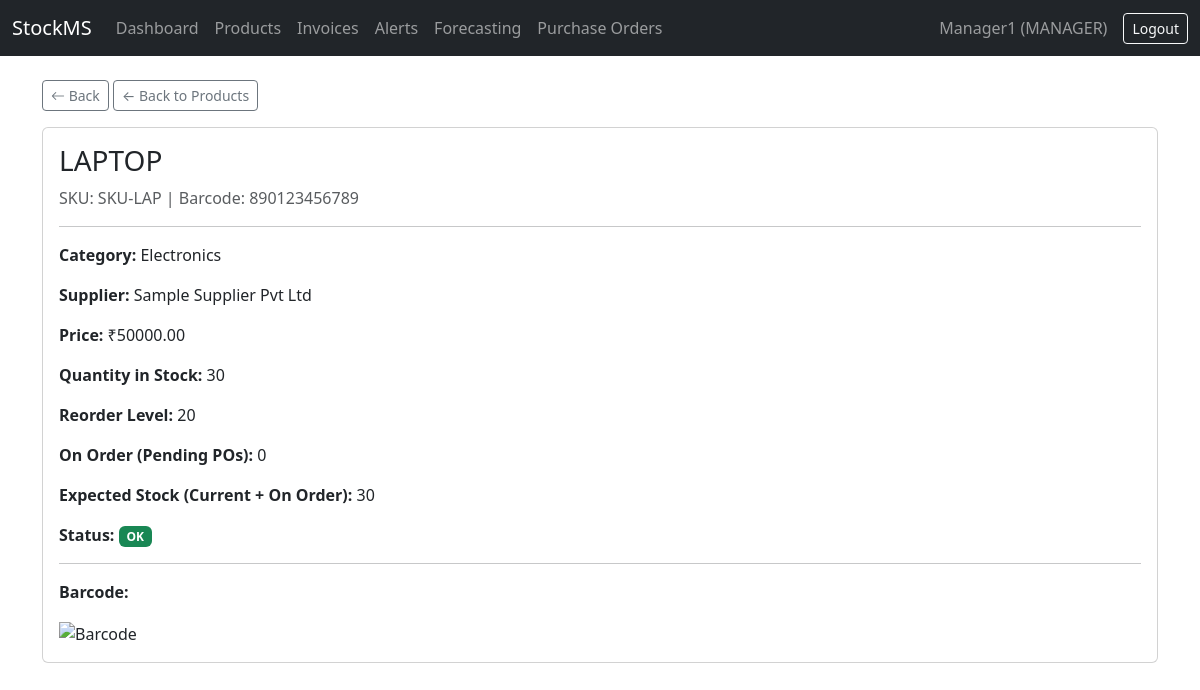
The app's page /products/7/ (signed in), older data.
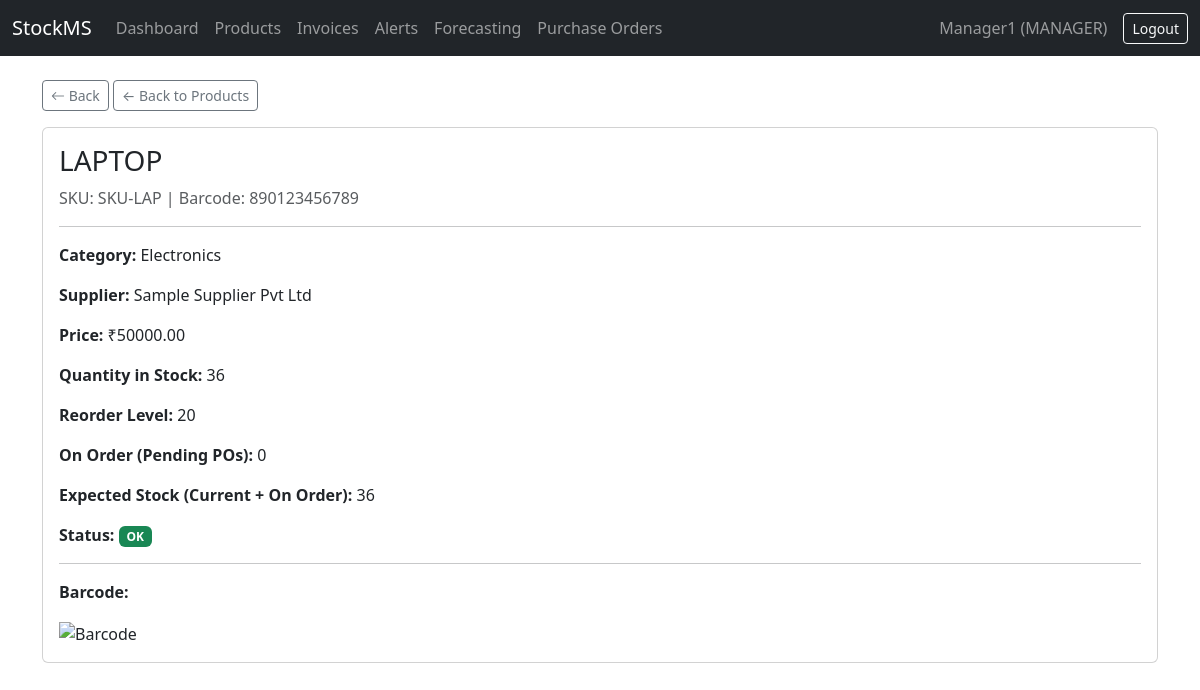
The same page, newer data.
### inventory/models.py (models this page shows, shortened)
class Product(models.Model):
    name = models.CharField(max_length=200)
    sku = models.CharField(max_length=50, unique=True)
    barcode = models.CharField(max_length=100, unique=True, blank=True, null=True)
    category = models.ForeignKey(Category, on_delete=models.SET_NULL, null=True, related_name='products')
    supplier = models.ForeignKey(Supplier, on_delete=models.SET_NULL, null=True, related_name='products')
    price = models.DecimalField(max_digits=10, decimal_places=2)
    quantity = models.PositiveIntegerField(default=0)
    reorder_level = models.PositiveIntegerField(default=10)
    max_stock_level = models.PositiveIntegerField(default=100)
    created_at = models.DateTimeField(auto_now_add=True)
    updated_at = models.DateTimeField(auto_now=True)
    @property
    def is_low_stock(self):
        return self.quantity <= self.reorder_level
    @property
    def quantity_on_order(self):
        from django.db.models import Sum
        total = self.purchase_order_items.filter(
            purchase_order__status='PENDING'
        ).aggregate(Sum('quantity_ordered'))['quantity_ordered__sum']
        return total or 0
    @property
    def expected_stock(self):
        return self.quantity + self.quantity_on_order

class Category(models.Model):
    name = models.CharField(max_length=100, unique=True)
    description = models.TextField(blank=True)
    class Meta:
        verbose_name_plural = "Categories"
    def __str__(self):
        return self.name

class Supplier(models.Model):
    name = models.CharField(max_length=200)
    contact_person = models.CharField(max_length=100, blank=True)
    phone = models.CharField(max_length=20, blank=True)
    email = models.EmailField(blank=True)
    address = models.TextField(blank=True)
    gst_number = models.CharField(max_length=20, blank=True)
    def __str__(self):
        return self.name

### inventory/views.py (the view)
# urls.py: path('<int:pk>/', views.product_detail, name='product_detail'),
@login_required
def product_detail(request, pk):
    product = get_object_or_404(Product, pk=pk)
    return render(request, 'inventory/product_detail.html', {'product': product})

### inventory/templates/inventory/product_detail.html (shortened to what this page needs)
{% extends 'base.html' %}
{% block content %}
<a href="{% url 'product_list' %}" class="btn btn-sm btn-outline-secondary mb-3">← Back to Products</a>
<div class="card">
    <div class="card-body">
        <h3 class="card-title">{{ product.name }}</h3>
        <p class="text-muted">SKU: {{ product.sku }} {% if product.barcode %}| Barcode: {{ product.barcode }}{% endif %}</p>
        <hr>
        <p><strong>Category:</strong> {{ product.category|default:"—" }}</p>
        <p><strong>Supplier:</strong> {{ product.supplier|default:"—" }}</p>
        <p><strong>Price:</strong> ₹{{ product.price }}</p>
        <p><strong>Quantity in Stock:</strong> {{ product.quantity }}</p>
        <p><strong>Reorder Level:</strong> {{ product.reorder_level }}</p>
        <p><strong>On Order (Pending POs):</strong> {{ product.quantity_on_order }}</p>
        <p><strong>Expected Stock (Current + On Order):</strong> {{ product.expected_stock }}</p>
        <p><strong>Status:</strong>
            {% if product.is_low_stock %}
                <span class="badge bg-danger">Low Stock</span>
            {% else %}
                <span class="badge bg-success">OK</span>
            {% endif %}
        </p>
        {% if product.barcode %}
        <hr>
        <p><strong>Barcode:</strong></p>
        <img src="{% url 'barcode_image' product.pk %}" alt="Barcode">
        {% else %}
            <p class="text-muted mt-3">No barcode assigned to this product.</p>
        {% endif %}
    </div>
</div>
{% endblock %}

Row changes from the older to the newer data that the page shows:
changed Product "LAPTOP": quantity "30" → "36"; expected_stock "30" → "36"
